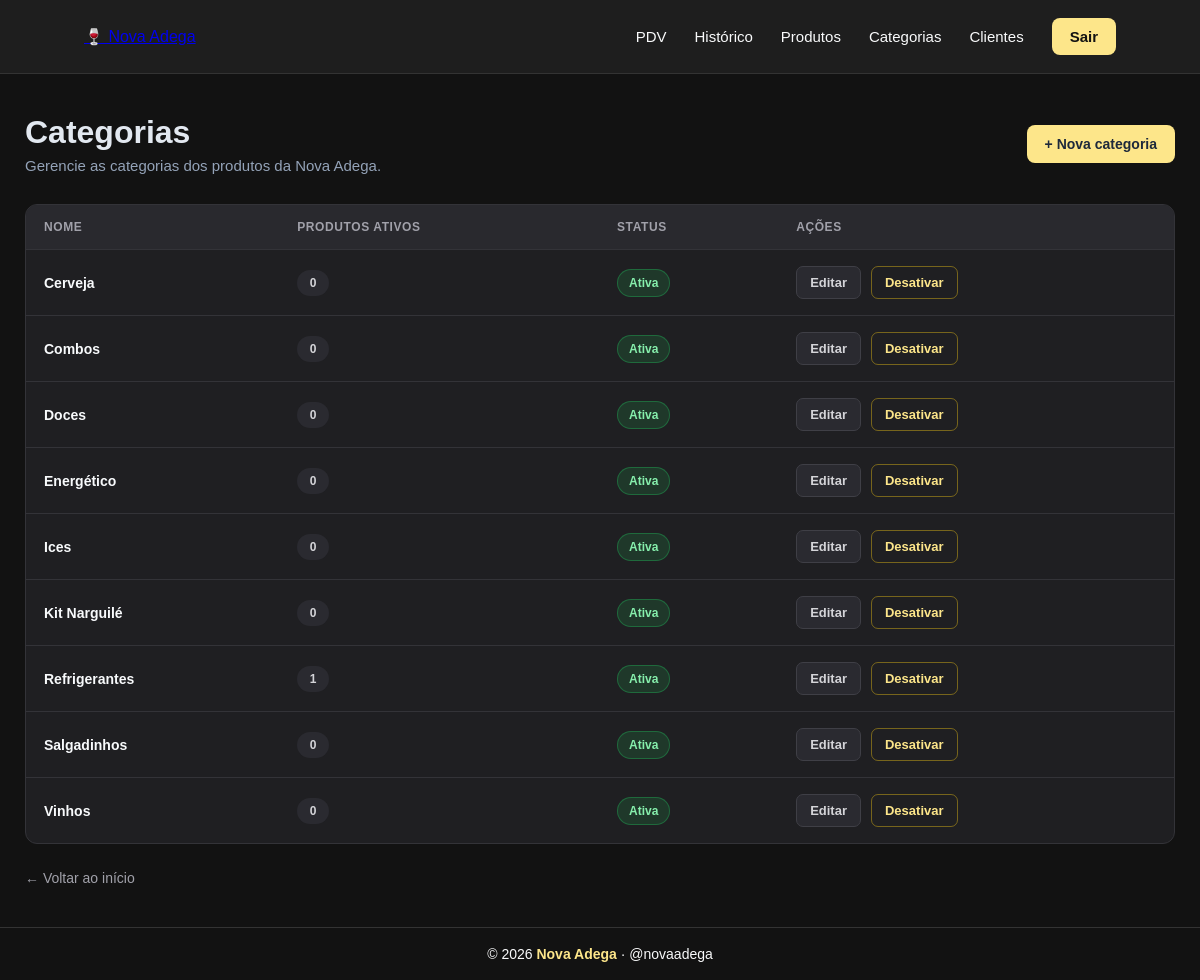
The page /categorias/ (signed in) on the database its author committed.
### app/models/categoria.py (models this page shows)
class Categoria(Base):
    __tablename__ = "categorias"
    id = Column(
        Integer,
        primary_key=True,
        autoincrement=True,
        index=True
    )
    nome = Column(
        String(100),
        nullable=False,
        unique=True
    )
    ativo = Column(
        Boolean,
        nullable=False,
        default=True
    )
    produtos = relationship(
        "Produto",
        back_populates="categoria",
        lazy="select"
    )

### app/controllers/categoria_controller.py (the view)
@router.get("/")
def listar_categorias(
    request: Request,
    db: Session = Depends(get_db),
    admin = Depends(get_admin)
):
    categorias = db.query(Categoria).order_by(Categoria.nome).all()
    return templates.TemplateResponse(
        request,
        "categorias/index.html",
        {
            "request":    request,
            "usuario":    admin,
            "categorias": categorias,
        }
    )

### app/templates/categorias/index.html (shortened to what this page needs)
{% extends "base.html" %}
{% block styles %}
<link rel="stylesheet" href="/static/css/categorias.css">
{% endblock %}
{% block content %}
<main class="container">
    <section class="titulo-pagina">
        <div>
            <h1>
                Categorias
            </h1>
            <p>
                Gerencie as categorias dos produtos da Nova Adega.
            </p>
        </div>
        <a
            href="/categorias/nova"
            class="btn-nova"
        >
            + Nova categoria
        </a>
    </section>
    <section class="tabela-container">
        <table>
            <thead>
                <tr>
                    <th>
                        Nome
                    </th>
                    <th>
                        Produtos ativos
                    </th>
                    <th>
                        Status
                    </th>
                    <th>
                        Ações
                    </th>
                </tr>
            </thead>
            <tbody>
                {% for c in categorias %}
                <tr>
                    <td class="categoria-nome">
                        {{ c.nome }}
                    </td>
                    <td>
                        <span class="quantidade-produtos">
                            {{
                                c.produtos
                                | selectattr('ativo')
                                | list
                                | length
                            }}
                        </span>
                    </td>
                    <td>
                        {% if c.ativo %}
                        <span class="status ativo">
                            Ativa
                        </span>
                        {% else %}
                        <span class="status inativo">
                            Inativa
                        </span>
                        {% endif %}
                    </td>
                    <td>
                        <div class="acoes">
                            <a
                                href="/categorias/{{ c.id }}/editar"
                                class="btn-editar"
                            >
                                Editar
                            </a>
                            <form
                                action="/categorias/{{ c.id }}/toggle-ativo"
                                method="post"
                            >
                                <button
                                    type="submit"
                                    class="btn-status"
                                >
                                    {{
                                        "Desativar"
                                        if c.ativo
                                        else "Ativar"
                                    }}
                                </button>
                            </form>
                        </div>
                    </td>
                </tr>
                {% endfor %}
            </tbody>
        </table>
    </section>
    <div class="voltar">
        <a href="/">
            ← Voltar ao início
        </a>
    </div>
</main>
{% endblock %}

### app/templates/base.html (shortened to what this page needs)
<!DOCTYPE html>
<html lang="pt-BR">
<head>
    <link
        rel="stylesheet"
        href="/static/CSS/home.css"
    >
    {% block styles %}{% endblock %}
</head>
<body>
    {% block navbar %}
    <nav class="navbar">
        <div class="logo">
            <a href="/">
                🍷 Nova Adega
            </a>
        </div>
        <div class="menu">
            <a href="/pdv/">
                PDV
            </a>
            <a href="/movimentacoes/">
                Histórico
            </a>
            <a href="/produtos/">
                Produtos
            </a>
            <a href="/categorias/">
                Categorias
            </a>
            <a href="/clientes/">
                Clientes
            </a>
            <a
                href="/auth/logout"
                class="btn-sair"
            >
                Sair
            </a>
        </div>
    </nav>
    {% endblock %}
    {% block content %}{% endblock %}
    {% block footer %}
    <footer class="footer">
        <p>
            © 2026 <strong>Nova Adega</strong> · @novaadega
        </p>
    </footer>
    {% endblock %}
</body>
</html>

### app/static/CSS/home.css (style rules this page uses)
* { margin: 0; padding: 0; box-sizing: border-box; }
html { scroll-behavior: smooth; }
body { font-family: Arial, Helvetica, sans-serif; background: #121212; color: #F9FAFB; min-height: 100vh; }
.navbar { width: 100%; background: #1E1E1E; display: flex; align-items: center; justify-content: space-between; padding: 18px 7%; border-bottom: 1px solid #333; position: sticky; top: 0; z-index: 1000; }
.logo { display: flex; align-items: center; }
.menu { display: flex; align-items: center; gap: 28px; }
.menu a { color: #F9FAFB; text-decoration: none; font-size: 15px; font-weight: 500; transition: all 0.25s ease; }
.menu .btn-sair { background: #FDE68A; color: #121212; padding: 10px 18px; border-radius: 8px; font-weight: bold; transition: all 0.25s ease; }
.container { width: 88%; max-width: 1400px; margin: 0 auto; padding: 45px 0 70px; }
html, body { min-height: 100%; }
body { min-height: 100vh; display: flex; flex-direction: column; margin: 0; }
.footer { width: 100%; margin-top: auto; padding: 18px 20px; box-sizing: border-box; text-align: center; background: #121212; color: #f9fafb; border-top: 1px solid #333; }
.footer p { margin: 0; font-size: 14px; }
.footer strong { color: #fde68a; }

### app/static/CSS/categorias.css (style rules this page uses)
.container { width: 100%; max-width: 1200px; margin: 0 auto; padding: 40px 25px; }
.titulo-pagina { display: flex; justify-content: space-between; align-items: center; gap: 20px; margin-bottom: 30px; }
.titulo-pagina h1 { margin: 0; font-size: 32px; color: #e2e8f0; }
.titulo-pagina p { margin-top: 6px; color: #94a3b8; font-size: 15px; }
.btn-nova { display: inline-flex; align-items: center; justify-content: center; padding: 11px 18px; background: #FDE68A ; color: #1e293b; border-radius: 8px; text-decoration: none; font-size: 14px; font-weight: 700; transition: transform 0.2s, opacity 0.2s; }
.tabela-container { width: 100%; overflow-x: auto; background: #1f1f22; border: 1px solid #333338; border-radius: 12px; }
.tabela-container table { width: 100%; border-collapse: collapse; min-width: 650px; }
.tabela-container thead { background: #29292e; }
.tabela-container th { padding: 15px 18px; text-align: left; color: #a1a1aa; font-size: 12px; text-transform: uppercase; letter-spacing: 0.05em; border-bottom: 1px solid #333338; }
.tabela-container td { padding: 16px 18px; color: #e4e4e7; font-size: 14px; border-bottom: 1px solid #333338; }
.tabela-container tbody tr { transition: background 0.2s; }
.tabela-container tbody tr:last-child td { border-bottom: none; }
.categoria-nome { font-weight: 600; color: #f8fafc !important; }
.quantidade-produtos { display: inline-flex; align-items: center; justify-content: center; min-width: 32px; height: 26px; padding: 0 9px; background: #2a2a30; border-radius: 999px; color: #d4d4d8; font-size: 12px; font-weight: 600; }
.status { display: inline-flex; align-items: center; justify-content: center; padding: 6px 11px; border-radius: 999px; font-size: 12px; font-weight: 700; }
.status.ativo { background: rgba(34, 197, 94, 0.15); color: #86efac; border: 1px solid rgba(34, 197, 94, 0.35); }
.acoes { display: flex; align-items: center; gap: 10px; }
.acoes form { margin: 0; }
.btn-editar { display: inline-flex; align-items: center; justify-content: center; padding: 8px 13px; background: #2a2a30; color: #d4d4d8; border: 1px solid #3f3f46; border-radius: 7px; text-decoration: none; font-size: 13px; font-weight: 600; transition: background 0.2s, transform 0.2s; }
.btn-status { padding: 8px 13px; background: transparent; color: #FDE68A ; border: 1px solid rgba(250, 204, 21, 0.4); border-radius: 7px; font-size: 13px; font-weight: 600; cursor: pointer; transition: background 0.2s, transform 0.2s; }
.voltar { margin-top: 25px; }
.voltar a { color: #a1a1aa; text-decoration: none; font-size: 14px; transition: color 0.2s; }

### rows shown on the page
Categoria: nome "Cerveja", produtos|selectattr "0", shows "Ativa", ativo "Desativar"
Categoria: nome "Combos", produtos|selectattr "0", shows "Ativa", ativo "Desativar"
Categoria: nome "Doces", produtos|selectattr "0", shows "Ativa", ativo "Desativar"
Categoria: nome "Energético", produtos|selectattr "0", shows "Ativa", ativo "Desativar"
Categoria: nome "Ices", produtos|selectattr "0", shows "Ativa", ativo "Desativar"
Categoria: nome "Kit Narguilé", produtos|selectattr "0", shows "Ativa", ativo "Desativar"
Categoria: nome "Refrigerantes", produtos|selectattr "1", shows "Ativa", ativo "Desativar"
Categoria: nome "Salgadinhos", produtos|selectattr "0", shows "Ativa", ativo "Desativar"
Categoria: nome "Vinhos", produtos|selectattr "0", shows "Ativa", ativo "Desativar"
